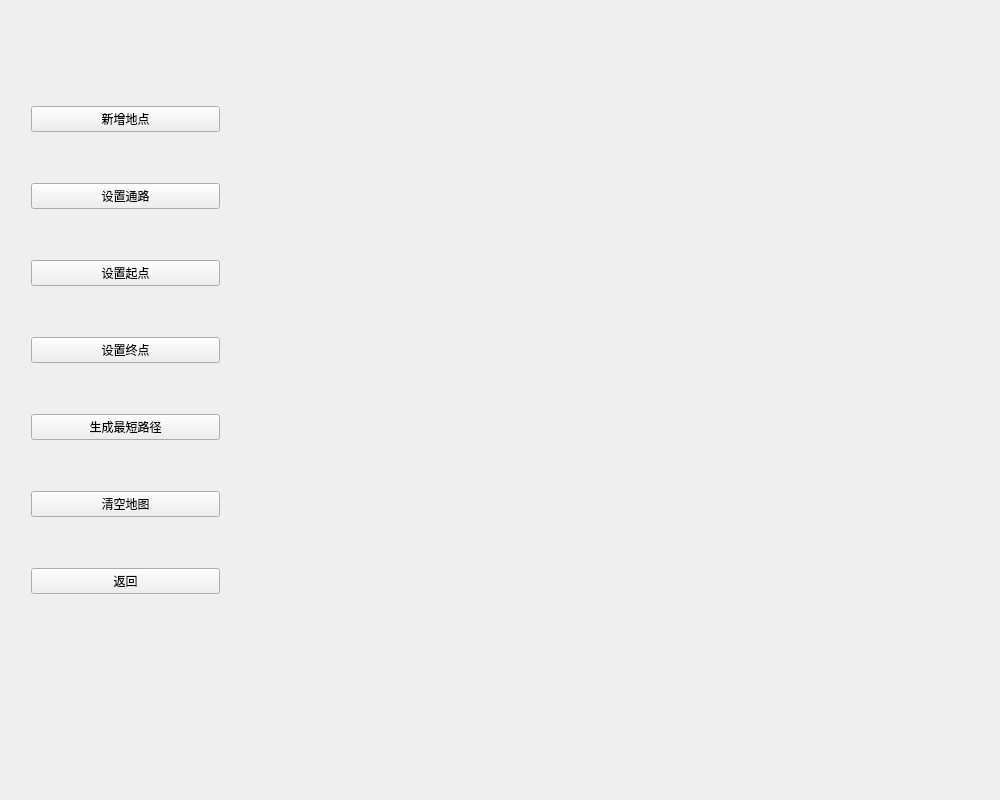
<?xml version="1.0" encoding="UTF-8"?>
<ui version="4.0">
 <class>main_ui</class>
 <widget class="QWidget" name="main_ui">
  <property name="geometry">
   <rect>
    <x>0</x>
    <y>0</y>
    <width>1000</width>
    <height>800</height>
   </rect>
  </property>
  <property name="minimumSize">
   <size>
    <width>1000</width>
    <height>800</height>
   </size>
  </property>
  <property name="maximumSize">
   <size>
    <width>16777215</width>
    <height>16777215</height>
   </size>
  </property>
  <property name="cursor">
   <cursorShape>ArrowCursor</cursorShape>
  </property>
  <property name="windowTitle">
   <string>main_ui</string>
  </property>
  <widget class="QWidget" name="layoutWidget">
   <property name="geometry">
    <rect>
     <x>20</x>
     <y>50</y>
     <width>211</width>
     <height>601</height>
    </rect>
   </property>
   <layout class="QGridLayout" name="gridLayout" columnstretch="0">
    <item row="8" column="0">
     <widget class="QPushButton" name="set_ed">
      <property name="minimumSize">
       <size>
        <width>50</width>
        <height>25</height>
       </size>
      </property>
      <property name="maximumSize">
       <size>
        <width>200</width>
        <height>16777215</height>
       </size>
      </property>
      <property name="cursor">
       <cursorShape>PointingHandCursor</cursorShape>
      </property>
      <property name="text">
       <string>设置终点</string>
      </property>
     </widget>
    </item>
    <item row="13" column="0">
     <widget class="QPushButton" name="quit">
      <property name="minimumSize">
       <size>
        <width>50</width>
        <height>25</height>
       </size>
      </property>
      <property name="maximumSize">
       <size>
        <width>200</width>
        <height>16777215</height>
       </size>
      </property>
      <property name="cursor">
       <cursorShape>PointingHandCursor</cursorShape>
      </property>
      <property name="text">
       <string>返回</string>
      </property>
     </widget>
    </item>
    <item row="1" column="0">
     <widget class="QPushButton" name="add_p">
      <property name="minimumSize">
       <size>
        <width>50</width>
        <height>25</height>
       </size>
      </property>
      <property name="maximumSize">
       <size>
        <width>200</width>
        <height>16777215</height>
       </size>
      </property>
      <property name="cursor">
       <cursorShape>PointingHandCursor</cursorShape>
      </property>
      <property name="text">
       <string>新增地点</string>
      </property>
     </widget>
    </item>
    <item row="2" column="0">
     <widget class="QPushButton" name="add_p_2">
      <property name="minimumSize">
       <size>
        <width>50</width>
        <height>25</height>
       </size>
      </property>
      <property name="maximumSize">
       <size>
        <width>200</width>
        <height>16777215</height>
       </size>
      </property>
      <property name="cursor">
       <cursorShape>PointingHandCursor</cursorShape>
      </property>
      <property name="text">
       <string>设置通路</string>
      </property>
     </widget>
    </item>
    <item row="10" column="0">
     <widget class="QPushButton" name="refresh">
      <property name="minimumSize">
       <size>
        <width>50</width>
        <height>25</height>
       </size>
      </property>
      <property name="maximumSize">
       <size>
        <width>200</width>
        <height>16777215</height>
       </size>
      </property>
      <property name="cursor">
       <cursorShape>PointingHandCursor</cursorShape>
      </property>
      <property name="text">
       <string>清空地图</string>
      </property>
     </widget>
    </item>
    <item row="9" column="0">
     <widget class="QPushButton" name="get_path">
      <property name="minimumSize">
       <size>
        <width>50</width>
        <height>25</height>
       </size>
      </property>
      <property name="maximumSize">
       <size>
        <width>200</width>
        <height>16777215</height>
       </size>
      </property>
      <property name="cursor">
       <cursorShape>PointingHandCursor</cursorShape>
      </property>
      <property name="text">
       <string>生成最短路径</string>
      </property>
     </widget>
    </item>
    <item row="7" column="0">
     <widget class="QPushButton" name="set_st">
      <property name="minimumSize">
       <size>
        <width>50</width>
        <height>25</height>
       </size>
      </property>
      <property name="maximumSize">
       <size>
        <width>200</width>
        <height>16777215</height>
       </size>
      </property>
      <property name="cursor">
       <cursorShape>PointingHandCursor</cursorShape>
      </property>
      <property name="text">
       <string>设置起点</string>
      </property>
     </widget>
    </item>
   </layout>
  </widget>
 </widget>
 <layoutdefault spacing="6" margin="11"/>
 <resources/>
 <connections>
  <connection>
   <sender>quit</sender>
   <signal>clicked()</signal>
   <receiver>main_ui</receiver>
   <slot>on_re__clicked()</slot>
   <hints>
    <hint type="sourcelabel">
     <x>127</x>
     <y>591</y>
    </hint>
    <hint type="destinationlabel">
     <x>40</x>
     <y>575</y>
    </hint>
   </hints>
  </connection>
  <connection>
   <sender>add_p</sender>
   <signal>clicked()</signal>
   <receiver>main_ui</receiver>
   <slot>on_add__clicked()</slot>
   <hints>
    <hint type="sourcelabel">
     <x>107</x>
     <y>107</y>
    </hint>
    <hint type="destinationlabel">
     <x>6</x>
     <y>129</y>
    </hint>
   </hints>
  </connection>
  <connection>
   <sender>refresh</sender>
   <signal>clicked()</signal>
   <receiver>main_ui</receiver>
   <slot>on_clear__clicked()</slot>
   <hints>
    <hint type="sourcelabel">
     <x>104</x>
     <y>535</y>
    </hint>
    <hint type="destinationlabel">
     <x>10</x>
     <y>473</y>
    </hint>
   </hints>
  </connection>
  <connection>
   <sender>set_st</sender>
   <signal>clicked()</signal>
   <receiver>main_ui</receiver>
   <slot>on_st__clicked()</slot>
   <hints>
    <hint type="sourcelabel">
     <x>131</x>
     <y>354</y>
    </hint>
    <hint type="destinationlabel">
     <x>13</x>
     <y>266</y>
    </hint>
   </hints>
  </connection>
  <connection>
   <sender>set_ed</sender>
   <signal>clicked()</signal>
   <receiver>main_ui</receiver>
   <slot>on_ed__clicked()</slot>
   <hints>
    <hint type="sourcelabel">
     <x>125</x>
     <y>409</y>
    </hint>
    <hint type="destinationlabel">
     <x>8</x>
     <y>334</y>
    </hint>
   </hints>
  </connection>
  <connection>
   <sender>get_path</sender>
   <signal>clicked()</signal>
   <receiver>main_ui</receiver>
   <slot>on_cal__clicked()</slot>
   <hints>
    <hint type="sourcelabel">
     <x>72</x>
     <y>476</y>
    </hint>
    <hint type="destinationlabel">
     <x>12</x>
     <y>402</y>
    </hint>
   </hints>
  </connection>
  <connection>
   <sender>add_p_2</sender>
   <signal>clicked()</signal>
   <receiver>main_ui</receiver>
   <slot>on_newe__clicked()</slot>
   <hints>
    <hint type="sourcelabel">
     <x>119</x>
     <y>224</y>
    </hint>
    <hint type="destinationlabel">
     <x>13</x>
     <y>243</y>
    </hint>
   </hints>
  </connection>
 </connections>
 <slots>
  <slot>on_re__clicked()</slot>
  <slot>on_add__clicked()</slot>
  <slot>on_clear__clicked()</slot>
  <slot>on_del__clicked()</slot>
  <slot>on_st__clicked()</slot>
  <slot>on_ed__clicked()</slot>
  <slot>on_cal__clicked()</slot>
  <slot>on_newe__clicked()</slot>
  <slot>on_rme__clicked()</slot>
 </slots>
</ui>
